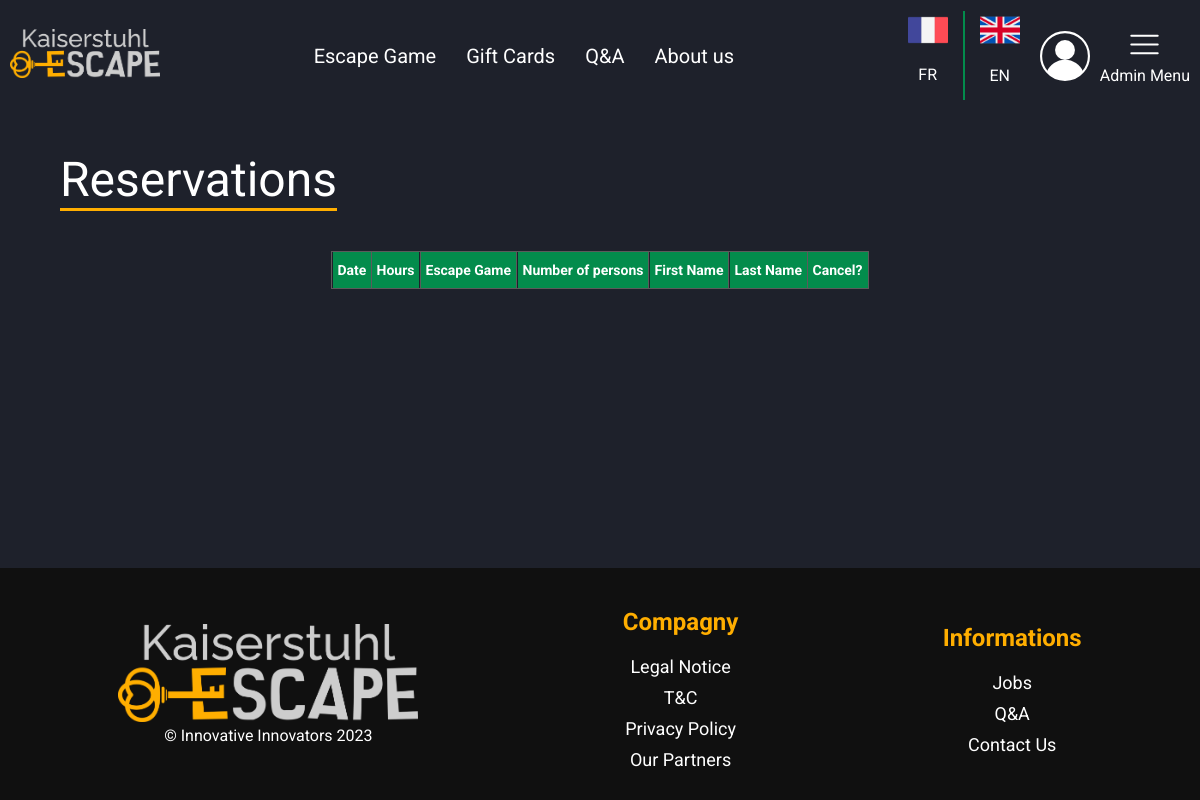
The page /index.php?action=admin&page=reservations (signed in) on the database as committed earlier.
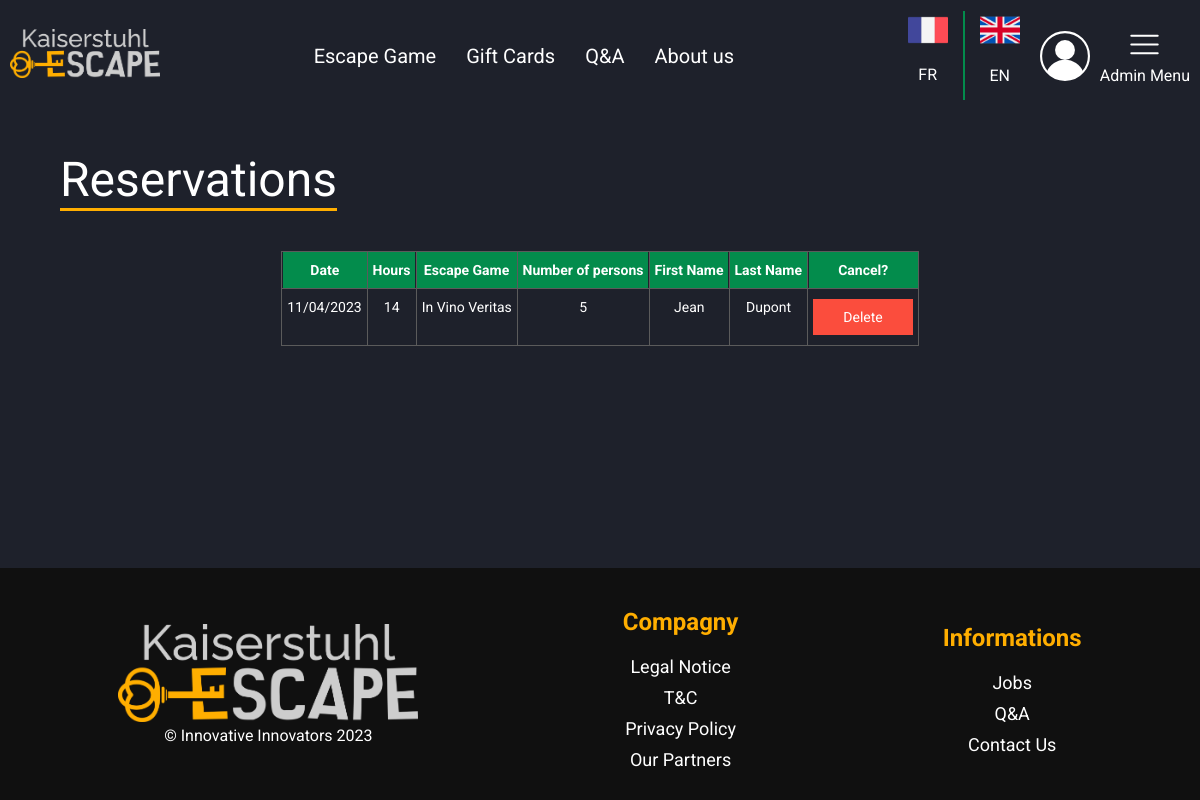
The same page on the database as committed later.
### tables this page shows
CREATE TABLE `buying` (
  `id_user` int(11) DEFAULT NULL,
  `id_escapeGame` int(11) DEFAULT NULL,
  `id_buying` int(11) NOT NULL,
  `buyingDate` date DEFAULT NULL,
  `gameDate` date DEFAULT NULL,
  `hours` int(11) NOT NULL,
  `nbPlayers` tinyint(4) DEFAULT NULL,
  `buyersFirstName` varchar(32) DEFAULT NULL,
  `buyersLastName` varchar(32) DEFAULT NULL,
  `type` int(11) DEFAULT NULL
);

CREATE TABLE `escapeGame` (
  `id_escapeGame` int(11) NOT NULL,
  `name` varchar(64) DEFAULT NULL,
  `nameFR` varchar(64) DEFAULT NULL,
  `description` text DEFAULT NULL,
  `descriptionFR` text DEFAULT NULL,
  `address` varchar(255) DEFAULT NULL,
  `duration` int(11) NOT NULL,
  `x` float DEFAULT NULL,
  `y` float DEFAULT NULL,
  `visible` tinyint(1) DEFAULT NULL,
  `onFront` tinyint(1) DEFAULT NULL,
  `price2_3Persons` float DEFAULT NULL,
  `price4Persons` float DEFAULT NULL,
  `price5Persons` float DEFAULT NULL,
  `price6Persons` float DEFAULT NULL,
  `price7Persons` float DEFAULT NULL,
  `price8Persons` float DEFAULT NULL,
  `price9Persons` float DEFAULT NULL,
  `price10Persons` float DEFAULT NULL,
  `price11Persons` float DEFAULT NULL,
  `price12Persons` float DEFAULT NULL,
  `price12PlusPersons` float DEFAULT NULL,
  `difficulty` enum('Beginner','Easy','Medium','Hard','Extreme') DEFAULT NULL,
  `difficultyFR` enum('Débutant','Facile','Moyen','Difficile','Extrême') DEFAULT NULL
);

### vue/vue.class.php (called while the page is built, shortened)
<?php
class vue
{
    private $fichierVue;
    public function __construct($action)
    {
        $this->fichierVue = "vue/vue" . $action . ".php";
    }
    public function afficher($data, $title)
    {
        require $this->fichierVue;
        $contenu = ob_get_clean();
        require "gabarit.php";
    }
}

### controleur/ctrAdmin.class.php (called while the page is built, shortened)
<?php
require_once "modele/escapeGame.class.php";
require_once "vue/vue.class.php";
class ctrAdmin
{
    public $EG;
    public function __construct()
    {
        $this->EG = new escapeGame();
    }
    public function reservations()
    {
        $reservations = $this->EG->getAllReservations();
        $title = "Administration Reservation - Kaiserstuhl escape";
        $objVue = new vue("AdminReservations");
        $objVue->afficher(array("reservations" => $reservations), $title);
    }
}

### index.php (called while the page is built, shortened)
<?php
require "includes/default_config.php";
require "controleur/routeur.class.php";
$objRouteur = new Routeur();
$objRouteur->routeurRequete();

### modele/escapeGame.class.php (called while the page is built, shortened)
<?php
require_once "modele/bdd.class.php";
require_once "vue/vue.class.php";
class escapeGame extends bdd
{
    public function getAllReservations()
    {
        $req = "SELECT DATE_FORMAT(gameDate, '%d/%m/%Y') AS gameDateDisplay, hours, eG.name, eG.nameFR, nbPlayers, buyersFirstName, buyersLastName, id_buying from buying INNER JOIN escapeGame eG on buying.id_escapeGame = eG.id_escapeGame;";
        return $this->execReq($req);
    }
}

### includes/default_config.php (called while the page is built, shortened)
<?php
$conf = new stdClass();
$conf->DBHOST = config::$DBHost ?? "localhost";
$conf->DBUSER = config::$DBUser ?? "root";
$conf->DBNAME = config::DBNAME;
$conf->DBPWD = config::$DBPwd ?? "admin";

### modele/bdd.class.php (called while the page is built, shortened)
<?php
abstract class bdd
{
    private $bdd;
    protected function execReq($req)
    {
        $reponse = $this->connexionBDD()->query($req);
        $resultat = $reponse->fetchAll(PDO::FETCH_ASSOC);
        return $resultat;
    }
    private function connexionBDD()
    {
        global $conf;
        if (!isset($this->bdd))
            try {
                $options = array(PDO::MYSQL_ATTR_INIT_COMMAND => "SET NAMES utf8");
                $this->bdd = new PDO('mysql:host=' . $conf->DBHOST . ';dbname=' . $conf->DBNAME, $conf->DBUSER, $conf->DBPWD, $options);
            } catch (Exception $err) {
                throw new Exception("Connexion à la BDD");
            }
        return $this->bdd;
    }
}

### vue/vueAdminReservations.php (the view, shortened to what this page needs)
<h2 class="titleUnderline"><?= ADMIN_RESERVATION_TITLE ?></h2>
<div class="tableContactForm">
    <div class="tg-wrap">
        <table class="tg">
            <thead>
            <tr>
                <th class="tg-a43n"><?= ADMIN_RESERVATION_DATE ?></th>
                <th class="tg-a43n"><?= ADMIN_RESERVATION_HOURS ?></th>
                <th class="tg-a43n"><?= ADMIN_RESERVATION_ESCAPE ?></th>
                <th class="tg-a43n"><?= ADMIN_RESERVATION_NB_PERSONS ?></th>
                <th class="tg-a43n"><?= ADMIN_RESERVATION_FIRST_NAME ?></th>
                <th class="tg-a43n"><?= ADMIN_RESERVATION_LAST_NAME ?></th>
                <th class="tg-a43n"><?= ADMIN_RESERVATION_CANCEL ?></th>
            </tr>
            </thead>
            <tbody>
            <?php
            foreach ($reservations
            as $reservation){
            ?>
            <tr>
                <td class="tg-m5d1"><?php echo $reservation["gameDateDisplay"]; ?></td>
                <td class="tg-m5d1"><?php echo $reservation["hours"]; ?></td>
                <?php
                if ($_SESSION["lang"] == "fr") {
                    ?>
                    <td class="tg-m5d1"><?php echo $reservation["nameFR"]; ?></td>
                    <?php
                } elseif ($_SESSION["lang"] == "en") {
                    ?>
                    <td class="tg-m5d1"><?php echo $reservation["name"]; ?></td>
                    <?php
                } else {
                    ?>
                    <td class="tg-m5d1"><?php echo $reservation["name"]; ?></td>
                    <?php
                }
                ?>
                <td class="tg-m5d1"><?php echo $reservation["nbPlayers"]; ?></td>
                <td class="tg-m5d1"><?php echo $reservation["buyersFirstName"]; ?></td>
                <td class="tg-m5d1"><?php echo $reservation["buyersLastName"]; ?></td>
                <td class="tg-wkfw noBg">
                    <div class="deleteUser"><?= ADMIN_CONTACT_FORM_DELETE ?></div>
                </td>
                <?php
                }
                ?>
            </tbody>
        </table>
    </div>
</div>

### controleur/routeur.class.php (shortened to what this page needs)
<?php
require_once "controleur/ctrAdmin.class.php";
class routeur
{
    private $ctrPage;
    private $ctrAdmin;
    private $ctrLogin;
    public function __construct()
    {
        $this->ctrPage = new ctrPage();
        $this->ctrAdmin = new ctrAdmin();
        $this->ctrLogin = new ctrLogin();
    }
    public function routeurRequete()
    {
        if (isset($_GET["action"])) {
            switch ($_GET["action"]) {
                case "admin":
                    if (isset($_SESSION["email"]) and !empty($_SESSION["rights"])) {
                        if (isset($_GET["page"])) {
                            switch ($_GET["page"]) {
                                case "reservations":
                                    if (str_contains($_SESSION["rights"], "management") or str_contains($_SESSION["rights"], "superadmin")) {
                                        $this->ctrAdmin->reservations();
                                    } else {
                                        $this->ctrAdmin->admin();
                                    }
                                    break;
                            }
                        } else {
                            $this->ctrAdmin->admin();
                        }
                    } else {
                        $this->ctrLogin->login();
                    }
                    break;
            }
        } else {
            $this->ctrPage->accueil();
        }
    }
}

### vue/gabarit.php (shortened to what this page needs)
<!doctype html>
<html lang="en">
<head>
    <link rel="stylesheet" href="styles/style.css">
    <link rel="stylesheet" href="styles/stylePC.css" media="screen and (min-width: 1024px)">
</head>
<body>
<header>
    <a href="index.php">
        <img src="img/logo.png" alt="logo">
    </a>
    <div class="linksPC">
        <div class="linksPCDiv">
            <a href="index.php?action=escapeGames"><?= MENU_ESCAPE_GAME ?></a>
            <a href="index.php?action=giftCards"><?= MENU_GIFT_CARDS ?></a>
            <a href="index.php?action=qAndA"><?= MENU_Q_AND_A ?></a>
            <a href="index.php?action=aboutUs"><?= MENU_ABOUT_US ?></a>
        </div>
        <div class="endLinksPC">
            <?php
            if ((isset($_GET["action"]) && $_GET["action"] == "buyCard") || (isset($_GET["action"]) && $_GET["action"] == "buyEG")) {
                echo "";
            } else {
                ?>
                <div class="lang">
                    <a href="index.php?action=lang&lang=fr">
                        <img src="img/fr.png" alt="fr">
                        <p>FR</p>
                    </a>
                    <a href="index.php?action=lang&lang=en">
                        <img src="img/en.png" alt="en">
                        <p>EN</p>
                    </a>
                </div>
                <?php
            }
            ?>
            <div class="loginLinksPC">
            </div>
            <div class="hoverLoginPC">
                <?php
                if (isset($_SESSION["email"])) {
                    echo "<a href='index.php?action=account'>" . ACCOUNT_HOVER_SETTINGS . "</a>";
                    echo "<a href='index.php?action=logout'>" . ACCOUNT_HOVER_LOGOUT . "</a>";
                } else {
                    echo "<a href='index.php?action=login'>" . ACCOUNT_HOVER_LOGIN . "</a>";
                    echo "<a href='index.php?action=signUp'>" . ACCOUNT_HOVER_SIGNUP . "</a>";
                }
                ?>
            </div>
            <div class="PCMenuDiv">
                <div>
                    <svg xmlns="http://www.w3.org/2000/svg" width="35" height="35" viewBox="0 0 24 24" fill="none"
                         stroke="#ffffff"
                         stroke-width="1.5" stroke-linecap="round" stroke-linejoin="round">
                        <line x1="3" y1="12" x2="21" y2="12"></line>
                        <line x1="3" y1="6" x2="21" y2="6"></line>
                        <line x1="3" y1="18" x2="21" y2="18"></line>
                    </svg>
                </div>
                <div>Admin Menu</div>
            </div>
        </div>
    </div>
</header>
<main>
    <?= $contenu ?>
</main>
<footer class="pc">
    <div>
        <div class="taille">
            <img src="img/logo.png" alt="logo">
        </div>
        <div class="CenterName">&copy Innovative Innovators 2023</div>
    </div>
    <div>
        <h2 class="Yellow"><?= FOOTER_COMPAGNY ?></h2>
        <div class="ligneFooter">
            <div><a href="index.php?action=legal"><?= FOOTER_LEGAL_NOTICE ?></a></div>
            <div><a href="index.php?action=tAndC"><?= FOOTER_T_AND_C ?></a></div>
            <div><a href="index.php?action=privacy"><?= FOOTER_PRIVACY_POLICY ?></a></div>
            <div><a href="index.php?action=partners"><?= FOOTER_PARTNERS ?></a></div>
        </div>
    </div>
    <div>
        <h2 class="Yellow"><?= FOOTER_INFORMATIUONS ?></h2>
        <div class="ligneFooter">
            <div><a href="index.php?action=jobs"><?= FOOTER_JOBS ?></a></div>
            <div><a href="index.php?action=qAndA"><?= FOOTER_Q_AND_A ?></a></div>
            <div><a href="index.php?action=contact"><?= FOOTER_CONTACT ?></a></div>
        </div>
    </div>
</footer>
</body>
</html>

### styles/style.css (style rules this page uses)
:root { --background: #1E212B; --yellow: #FFAE00; --green: #038C4C; --black: #101010; --lightBlue: #373D50; --red: #fb4d3d; --lightGrey: #a4a4a4; --veryLightBlue: #6A7497; --grey: #D9D9D9; }
.pc { display: none; }
html, body { height: 100%; }
body { margin: 0; background-color: var(--background); font-family: 'Roboto', sans-serif; display: grid; grid-template-rows: auto 1fr auto; grid-template-columns: 100%; }
img { width: 100%; height: auto; }
header { display: grid; grid-template-columns: 1fr 2fr; align-items: center; margin: 10px; }
main { margin-right: 5%; margin-left: 5%; color: white }
.linksPC { display: none; }
.hoverLoginPC { display: none; }
.linksMenu a, .linksMenuAdmin a, .lang a { text-decoration: none; color: white; }
.lang { font-size: 16px; justify-self: center; align-self: end; display: flex; gap: 15px; margin-bottom: 10%; }
.lang a { display: flex; flex-direction: column; justify-content: center; align-items: center; }
.lang > a:nth-child(1) { padding-right: 15px; border-right: var(--green) 2px solid; }
footer { background-color: var(--black); padding: 20px; color: white; display: grid; grid-template-rows: repeat(3, 1fr); justify-items: center; align-items: center; margin-top: 20px; }
footer img { width: 50%; }
.ligneFooter { display: flex; width: 100%; justify-content: space-between; }
footer a { text-decoration: none; color: white; font-size: 18px; }
.titleUnderline { position: relative; display: inline-block; font-size: 32px; font-weight: 400; border-bottom: var(--yellow) solid 3px; }
.titleUnderline::after { content: ""; position: absolute; border-bottom: var(--yellow) 3px solid; }
.tg { border-collapse: collapse; border-spacing: 0; margin: 0px auto; text-align: center; }
.tg td { border-color: black; border-style: solid; border-width: 1px; font-size: 14px; overflow: hidden; padding: 10px 5px; word-break: normal; }
.tg th { border-color: black; border-style: solid; border-width: 1px; font-size: 14px; font-weight: normal; overflow: hidden; padding: 10px 5px; word-break: normal; }
.tg .tg-m5d1 { border-color: #5b5b5b; color: #ffffff; text-align: center; vertical-align: top }
.tg .tg-wkfw { background-color: var(--yellow); border-color: #5b5b5b; color: black; text-align: center; vertical-align: top; }
.tg .tg-a43n { background-color: var(--green); border-color: #5b5b5b; color: #ffffff; font-weight: bold; position: -webkit-sticky; position: sticky; text-align: center; top: -1px; vertical-align: top; will-change: transform; }
.noBg { background-color: rgba(255, 255, 255, 0) !important; }
a { text-decoration: none; }
.deleteUser { background-color: var(--red); padding: 10px 30px; color: white; cursor: pointer; }

### styles/stylePC.css (style rules this page uses)
header { grid-template-columns: auto 1fr; }
header img { width: 150px; }
.linksPC { display: grid; grid-template-columns: 1fr auto; gap: 20px; }
.linksPC img { width: 40px; }
.loginLinksPC { width: 50px; height: 50px; }
.linksPCDiv { display: flex; justify-content: center; align-items: center; font-size: 20px; gap: 30px }
.linksPCDiv a { text-decoration: none; color: white; }
.endLinksPC { display: flex; justify-content: end; align-items: center; }
.lang { margin: 0; display: flex; justify-content: center; align-items: center; margin-right: 20px; }
.PCMenuDiv { margin-left: 10px; display: flex; flex-direction: column; justify-content: center; align-items: center; color: white; }
.loginLinksPC { position: relative; }
.hoverLoginPC { display: flex; position: absolute; top: 10%; right: 0%; background-color: var(--lightBlue); flex-direction: column; justify-content: center; align-items: center; padding: 20px; transition: 0.4s; transform: translateY(-100%); clip-path: polygon(0 0, 100% 0, 100% 0, 0 0); }
.hoverLoginPC > a { text-decoration: none; color: white; font-size: 20px; padding: 10px; }
.pc { display: flex; justify-content: space-around; }
.taille { width: 300px; }
.taille > img { width: 100%; }
.ligneFooter { display: block; text-align: center; gap: 20px; }
.ligneFooter > div { margin: 10px; }
.Yellow { color: var(--yellow); text-align: center; }
.CenterName { font-size: 12pt; text-align: center; }
.titleUnderline { font-size: 48px; }

Rows that differ between the two databases and show on the page:
added buying: gameDateDisplay "11/04/2023", hours "14", id_escapeGame.name "In Vino Veritas", nbPlayers "5", buyersFirstName "Jean", buyersLastName "Dupont"
